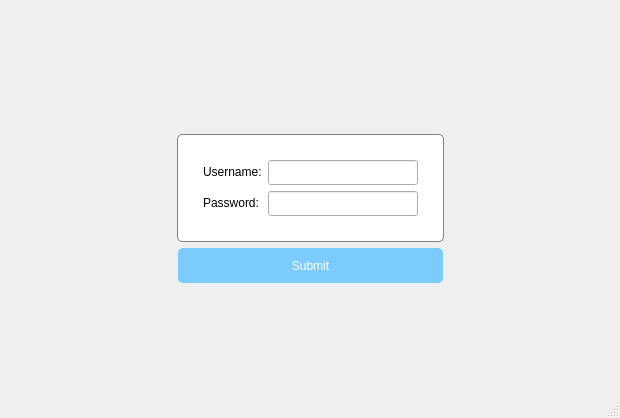
<?xml version="1.0" encoding="UTF-8"?>
<ui version="4.0">
 <class>MainWindow</class>
 <widget class="QMainWindow" name="MainWindow">
  <property name="geometry">
   <rect>
    <x>0</x>
    <y>0</y>
    <width>620</width>
    <height>418</height>
   </rect>
  </property>
  <property name="minimumSize">
   <size>
    <width>620</width>
    <height>418</height>
   </size>
  </property>
  <property name="windowTitle">
   <string>MainWindow</string>
  </property>
  <widget class="QWidget" name="centralwidget">
   <property name="styleSheet">
    <string notr="true">#centralwidget {
border-image: url(:/images/login_bg.png);}</string>
   </property>
   <layout class="QVBoxLayout" name="verticalLayout">
    <item>
     <spacer name="verticalSpacer">
      <property name="orientation">
       <enum>Qt::Vertical</enum>
      </property>
      <property name="sizeHint" stdset="0">
       <size>
        <width>20</width>
        <height>40</height>
       </size>
      </property>
     </spacer>
    </item>
    <item>
     <layout class="QHBoxLayout" name="horizontalLayout_4">
      <property name="leftMargin">
       <number>0</number>
      </property>
      <property name="topMargin">
       <number>20</number>
      </property>
      <property name="rightMargin">
       <number>0</number>
      </property>
      <property name="bottomMargin">
       <number>0</number>
      </property>
      <item>
       <spacer name="horizontalSpacer_3">
        <property name="orientation">
         <enum>Qt::Horizontal</enum>
        </property>
        <property name="sizeHint" stdset="0">
         <size>
          <width>40</width>
          <height>20</height>
         </size>
        </property>
       </spacer>
      </item>
      <item>
       <widget class="QFrame" name="formFrame">
        <property name="styleSheet">
         <string notr="true">#formFrame
{

border: 1px solid grey;
border-radius: 5px;
background-color: white;
}</string>
        </property>
        <layout class="QFormLayout" name="formLayout">
         <property name="leftMargin">
          <number>25</number>
         </property>
         <property name="topMargin">
          <number>25</number>
         </property>
         <property name="rightMargin">
          <number>25</number>
         </property>
         <property name="bottomMargin">
          <number>25</number>
         </property>
         <item row="0" column="0">
          <widget class="QLabel" name="label">
           <property name="minimumSize">
            <size>
             <width>0</width>
             <height>0</height>
            </size>
           </property>
           <property name="text">
            <string>Username:</string>
           </property>
          </widget>
         </item>
         <item row="0" column="1">
          <widget class="QLineEdit" name="userInput">
           <property name="minimumSize">
            <size>
             <width>150</width>
             <height>25</height>
            </size>
           </property>
          </widget>
         </item>
         <item row="1" column="0">
          <widget class="QLabel" name="label_2">
           <property name="text">
            <string>Password:</string>
           </property>
          </widget>
         </item>
         <item row="1" column="1">
          <widget class="QLineEdit" name="passwordInput">
           <property name="minimumSize">
            <size>
             <width>150</width>
             <height>25</height>
            </size>
           </property>
           <property name="echoMode">
            <enum>QLineEdit::Password</enum>
           </property>
          </widget>
         </item>
        </layout>
       </widget>
      </item>
      <item>
       <spacer name="horizontalSpacer_4">
        <property name="orientation">
         <enum>Qt::Horizontal</enum>
        </property>
        <property name="sizeHint" stdset="0">
         <size>
          <width>40</width>
          <height>20</height>
         </size>
        </property>
       </spacer>
      </item>
     </layout>
    </item>
    <item>
     <layout class="QHBoxLayout" name="horizontalLayout">
      <item>
       <spacer name="horizontalSpacer">
        <property name="orientation">
         <enum>Qt::Horizontal</enum>
        </property>
        <property name="sizeHint" stdset="0">
         <size>
          <width>40</width>
          <height>20</height>
         </size>
        </property>
       </spacer>
      </item>
      <item>
       <widget class="QPushButton" name="loginButton">
        <property name="minimumSize">
         <size>
          <width>265</width>
          <height>35</height>
         </size>
        </property>
        <property name="styleSheet">
         <string notr="true">border: 1px solid rbg(24, 103, 155);
border-radius: 5px;
background-color: rgb(124, 203, 255);
color: white;</string>
        </property>
        <property name="text">
         <string>Submit</string>
        </property>
       </widget>
      </item>
      <item>
       <spacer name="horizontalSpacer_2">
        <property name="orientation">
         <enum>Qt::Horizontal</enum>
        </property>
        <property name="sizeHint" stdset="0">
         <size>
          <width>40</width>
          <height>20</height>
         </size>
        </property>
       </spacer>
      </item>
     </layout>
    </item>
    <item>
     <spacer name="verticalSpacer_2">
      <property name="orientation">
       <enum>Qt::Vertical</enum>
      </property>
      <property name="sizeHint" stdset="0">
       <size>
        <width>20</width>
        <height>40</height>
       </size>
      </property>
     </spacer>
    </item>
   </layout>
  </widget>
  <widget class="QMenuBar" name="menubar">
   <property name="geometry">
    <rect>
     <x>0</x>
     <y>0</y>
     <width>620</width>
     <height>21</height>
    </rect>
   </property>
  </widget>
  <widget class="QStatusBar" name="statusbar"/>
 </widget>
 <resources/>
 <connections/>
</ui>
